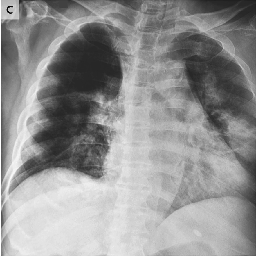
#> input picture Covid19-dataset/test/Covid/15.png, 256 x 256 px
$ python -i shortcut_audit.py   (imports and definitions only)
#> lines starting #> are read from the running program, lines starting #| are printed output that depends on the picture; after the words box and inside, x2 and y2 are one past the last pixel; in counts of white or black regions, pixels touching at a corner belong together
"""Cluster inspection helpers: acquisition-style features, clustering and plots."""
import numpy as np
import pandas as pd
import matplotlib.pyplot as plt
from matplotlib.lines import Line2D
from PIL import Image
from scipy import ndimage
from sklearn.cluster import HDBSCAN, AgglomerativeClustering
from sklearn.decomposition import PCA
from sklearn.manifold import TSNE
from sklearn.metrics import adjusted_rand_score
from sklearn.model_selection import StratifiedKFold
from sklearn.preprocessing import StandardScaler

from evaluation import make_head

MARKERS = ["o", "s", "^", "D", "P", "X"]


def acquisition_features(path, black_threshold=5, corner_fraction=0.15, n_bins=16):
    """Style statistics of the raw file that carry no lung-specific information."""
#> called with path = 'Covid19-dataset/test/Covid/15.png', black_threshold = 5, corner_fraction = 0.15, n_bins = 16
    with Image.open(path) as image:
#> image is the input picture: PIL image 256x256 RGBA; mean R, G, B, A 146.5, 146.5, 146.5, 255
        width, height = image.size
#> width = 256; height = 256
        gray = np.asarray(image.convert("L"), dtype=np.float32)

    black = gray < black_threshold
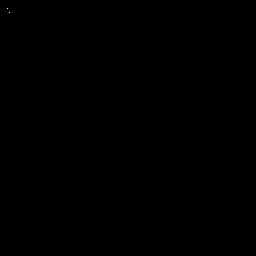
#> black: shape (256, 256) bool; 0% white in thin lines or dots, all inside (x1, y1, x2, y2) = (7, 8, 10, 13)
    # Fraction of each border strip (5% of the side) that is pure black.
    strip_h, strip_w = max(1, height // 20), max(1, width // 20)
#> strip_h = 12; strip_w = 12
    borders = [
        black[:strip_h].mean(), black[-strip_h:].mean(),
        black[:, :strip_w].mean(), black[:, -strip_w:].mean(),
    ]
#> borders = [0.000326, 0, 0.000651, 0]

    ch, cw = int(height * corner_fraction), int(width * corner_fraction)
#> ch = 38; cw = 38
    corners = [gray[:ch, :cw], gray[:ch, -cw:], gray[-ch:, :cw], gray[-ch:, -cw:]]
    corner_means = [c.mean() for c in corners]
#> corner_means = [141.1, 75.36, 212.2, 146.9]
    corner_stds = [c.std() for c in corners]
#> corner_stds = [43.28, 31.04, 27.85, 32.52]

    gx, gy = ndimage.sobel(gray, axis=1), ndimage.sobel(gray, axis=0)
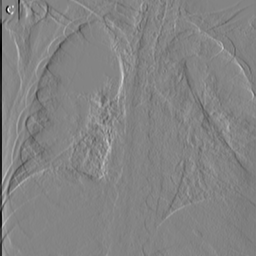
#> gx: shape (256, 256) float32; min -785, max 725, mean -5.3; drawn with min black and max white
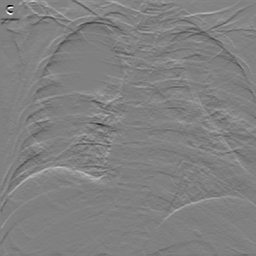
#> gy: shape (256, 256) float32; min -727, max 717, mean 3.5; drawn with min black and max white
    edge_magnitude = np.hypot(gx, gy)
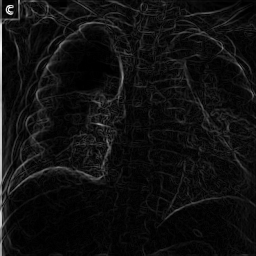
#> edge_magnitude: shape (256, 256) float32; min 0, max 808.1, mean 52.2; drawn with min black and max white
    histogram = np.histogram(gray, bins=n_bins, range=(0, 255), density=True)[0]
#> histogram = [1.15e-05, 2.87e-06, 0.0031, 0.00395, 0.00399, 0.00388, 0.00391, 0.00383, 0.0047, 0.00592, 0.00589, 0.0064, 0.00591, 0.00714, 0.00377, 0.000312]

    return np.concatenate([
        [width, height, gray.mean(), gray.std(), black.mean()],
        borders, corner_means, corner_stds,
        [edge_magnitude.mean(), edge_magnitude.std()],
        histogram,
    ]).astype(np.float32)


# [93 lines left out: functions acquisition_feature_names, out_of_fold_predictions, build_cluster_space, run_clusterings, cluster_summary, plot_clusters, not called in this run]


def embed_2d(space, seed=42, perplexity=20):
    return TSNE(n_components=2, perplexity=perplexity, init="pca",
                random_state=seed).fit_transform(space)


def agreement(cluster_sets):
    names = list(cluster_sets)
    return adjusted_rand_score(cluster_sets[names[0]], cluster_sets[names[1]])

>>> result = acquisition_features('Covid19-dataset/test/Covid/15.png')
#> result = 35 values, max 256 at index 0, min 0 at index 6, mean 44.18

$ run again, on Covid19-dataset/test/Covid/16.png
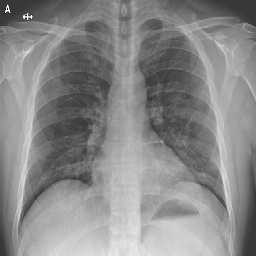
#> input picture Covid19-dataset/test/Covid/16.png, 256 x 256 px
#> in acquisition_features, image is the input picture: PIL image 256x256 RGBA; mean R, G, B, A 137, 137, 137, 255
#> black: shape (256, 256) bool; 0% white in thin lines or dots, all inside (x1, y1, x2, y2) = (7, 9, 8, 10)
#> borders = [0.000326, 0, 0.000326, 0]
#> corner_means = [91.55, 92.41, 132.9, 117.4]
#> corner_stds = [40.33, 34.29, 37.2, 44.25]
#> in acquisition_features, `gx, gy = ndimage.sobel(gray, axis=1), ndimage.sobel(gray, axis=0)`:
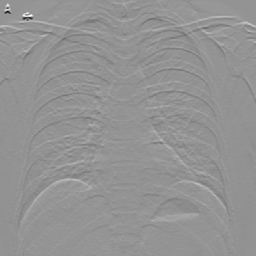
#> gy: shape (256, 256) float32; min -797, max 585, mean 3.2; drawn with min black and max white
#> in acquisition_features, `edge_magnitude = np.hypot(gx, gy)`:
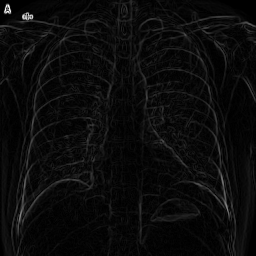
#> edge_magnitude: shape (256, 256) float32; min 0, max 840.6, mean 38.2; drawn with min black and max white
#> histogram = [1.91e-06, 6.7e-06, 4.79e-06, 0.00175, 0.00398, 0.00662, 0.00648, 0.00647, 0.00793, 0.0091, 0.00901, 0.00531, 0.00389, 0.00196, 0.000214, 2.39e-05]
#> result = 35 values, max 256 at index 0, min 0 at index 6, mean 38.83

$ run again, on Covid19-dataset/test/Covid/2.png
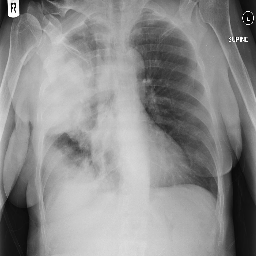
#> input picture Covid19-dataset/test/Covid/2.png, 256 x 256 px
#> in acquisition_features, image is the input picture: PIL image 256x256 RGBA; mean R, G, B, A 140.1, 140.1, 140.1, 255
#> black: shape (256, 256) bool; 0.01% white in thin lines or dots, all inside (x1, y1, x2, y2) = (243, 11, 253, 23)
#> borders = [0.000326, 0, 0, 0.0013]
#> corner_means = [102.1, 65.84, 34.57, 52.28]
#> corner_stds = [63.36, 43.78, 22.15, 42.51]
#> in acquisition_features, `gx, gy = ndimage.sobel(gray, axis=1), ndimage.sobel(gray, axis=0)`:
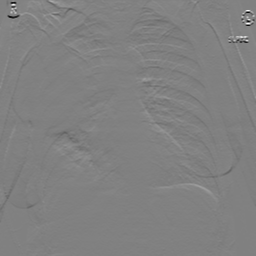
#> gy: shape (256, 256) float32; min -983, max 964, mean 1.4; drawn with min black and max white
#> in acquisition_features, `edge_magnitude = np.hypot(gx, gy)`:
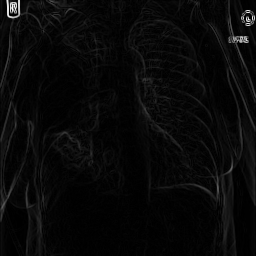
#> edge_magnitude: shape (256, 256) float32; min 0, max 1059, mean 37.7; drawn with min black and max white
#> histogram = [0.000664, 0.00275, 0.00116, 0.00189, 0.00337, 0.00341, 0.00352, 0.00455, 0.00594, 0.00866, 0.00838, 0.00717, 0.00874, 0.00236, 1.53e-05, 0.00018]
#> result = 35 values, max 256 at index 0, min 0 at index 6, mean 35.12

$ run again, on Covid19-dataset/test/Covid/24.png
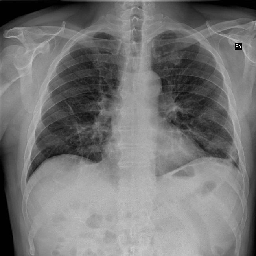
#> input picture Covid19-dataset/test/Covid/24.png, 256 x 256 px
#> in acquisition_features, image is the input picture: PIL image 256x256 RGBA; mean R, G, B, A 117.3, 117.3, 117.3, 255
#> in acquisition_features, `black = gray < black_threshold`:
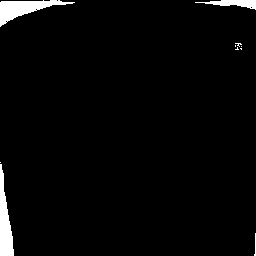
#> black: shape (256, 256) bool; 2.9% white; 10 white regions (6 under 20 px), largest, box (x1, y1, x2, y2) and area: (0, 0, 75, 27) 789, (0, 164, 14, 256) 737, (195, 0, 256, 10) 295, (254, 233, 256, 256) 25
#> borders = [0.287, 0.0576, 0.317, 0.0404]
#> corner_means = [49.3, 73.48, 71.47, 106.7]
#> corner_stds = [50.74, 46.39, 55.36, 43.13]
#> in acquisition_features, `edge_magnitude = np.hypot(gx, gy)`:
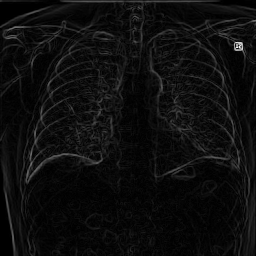
#> edge_magnitude: shape (256, 256) float32; min 0, max 752, mean 41.2; drawn with min black and max white
#> histogram = [0.00207, 0.000834, 0.0029, 0.00524, 0.00525, 0.00442, 0.00414, 0.00605, 0.00807, 0.00868, 0.00982, 0.00512, 0.000151, 0, 9.57e-07, 5.74e-06]
#> result = 35 values, max 256 at index 0, min 0 at index 32, mean 35.93
